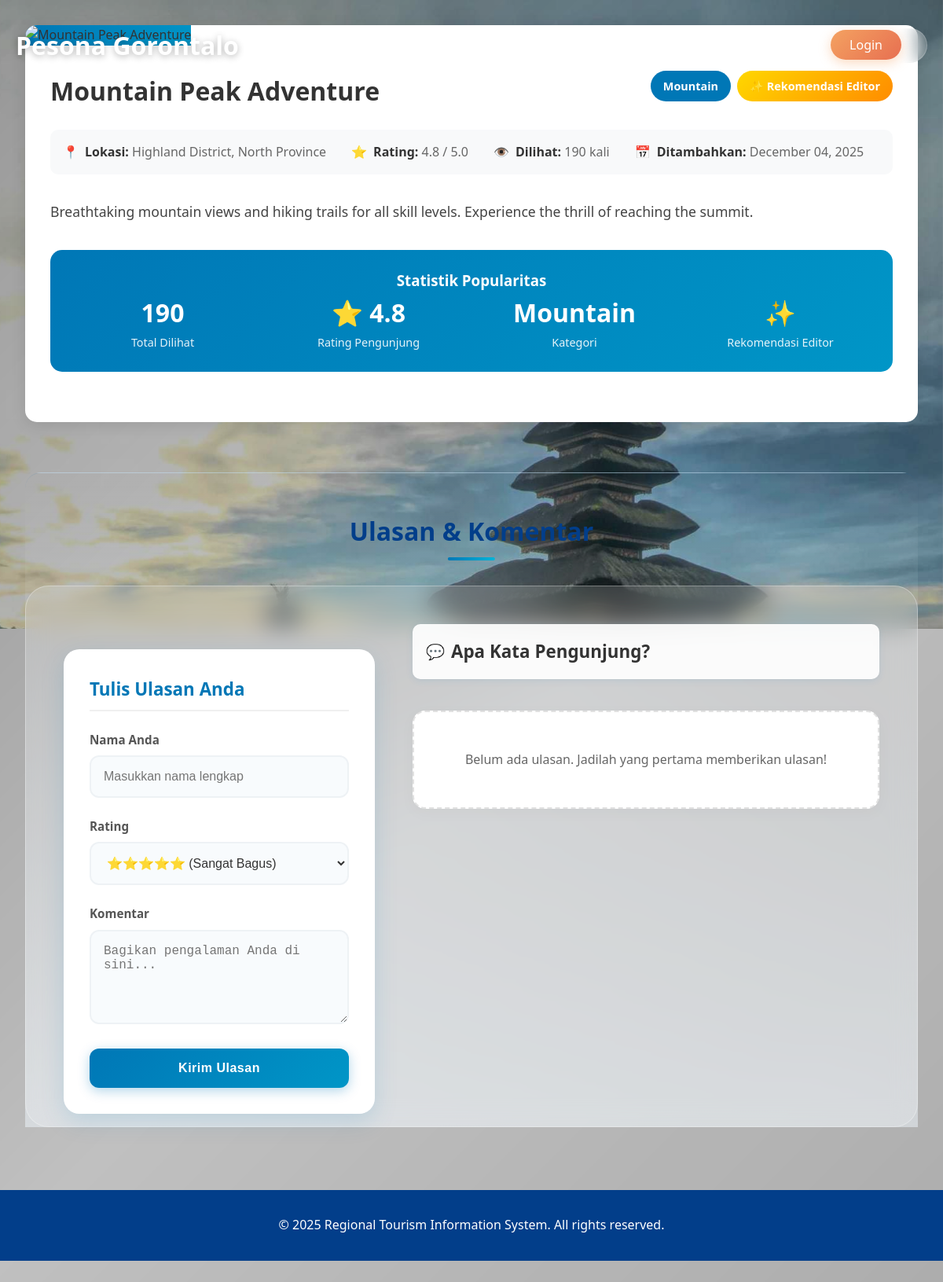
Screenshot of /detail.php?id=2 with the database file from the repository.
### tables this page shows
CREATE TABLE IF NOT EXISTS tourism_places (
    id INT AUTO_INCREMENT PRIMARY KEY,
    name VARCHAR(255) NOT NULL,
    description TEXT NOT NULL,
    location VARCHAR(255) NOT NULL,
    category VARCHAR(50) NOT NULL,
    rating DECIMAL(3,1) NOT NULL DEFAULT 3.0,
    image VARCHAR(255) DEFAULT NULL,
    is_featured TINYINT(1) NOT NULL DEFAULT 0 COMMENT '1=Rekomendasi Editor, 0=Tempat Biasa',
    views INT NOT NULL DEFAULT 0 COMMENT 'Jumlah halaman dilihat oleh pengunjung',
    created_at TIMESTAMP DEFAULT CURRENT_TIMESTAMP,
    updated_at TIMESTAMP DEFAULT CURRENT_TIMESTAMP ON UPDATE CURRENT_TIMESTAMP
);

### config/database.php (called while the page is built, shortened)
<?php
class Database {
    private $host = 'localhost';
    private $username = 'root';
    private $password = '';
    private $database = 'tourism_db';
    public function __construct() {
        $this->conn = new mysqli($this->host, $this->username, $this->password, $this->database);
    }
}
?>

### includes/functions.php (called while the page is built, shortened)
<?php
function format_date($date) {
    return date('F d, Y', strtotime($date));
}
?>

### detail.php (the view, shortened to what this page needs)
<?php
require_once 'config/database.php';
require_once 'includes/functions.php';
$db = new Database();
$place_id = isset($_GET['id']) ? (int)$_GET['id'] : 0;
$query = "SELECT * FROM tourism_places WHERE id = ?";
$stmt = $db->conn->prepare($query);
$stmt->bind_param("i", $place_id);
$stmt->execute();
$result = $stmt->get_result();
$place = $result->fetch_assoc();
$update_views_query = "UPDATE tourism_places SET views = views + 1 WHERE id = ?";
$update_stmt = $db->conn->prepare($update_views_query);
$update_stmt->bind_param("i", $place_id);
if ($update_stmt->execute()) {
    $place['views']++;
    $view_incremented = true;
} else {
    $view_incremented = false;
}
$comments_query = "SELECT * FROM comments WHERE place_id = ? ORDER BY created_at DESC";
$stmt_comments = $db->conn->prepare($comments_query);
$stmt_comments->bind_param("i", $place_id);
$stmt_comments->execute();
$comments_result = $stmt_comments->get_result();
?>
<!DOCTYPE html>
<html lang="id">
<head>
    <link rel="stylesheet" href="assets/css/style.css">
</head>
<body>
    <header>
        <div class="container">
            <div class="header-content">
                <div class="logo">
                    <h1>Pesona Gorontalo</h1>
                </div>
                <nav>
                    <ul>
                        <li><a href="index.php">← Kembali</a></li>
                        <li><a href="contact.php">Buku Tamu</a></li>
                        <li><a href="admin/login.php" class="btn-nav-login">Login</a></li>
                    </ul>
                </nav>
            </div>
        </div>
    </header>
    <main>
        <div class="detail-container">
            <div class="detail-header">
                <?php if (!empty($place['image'])): ?>
                    <img src="assets/images/<?php echo htmlspecialchars($place['image']); ?>"
                         alt="<?php echo htmlspecialchars($place['name']); ?>"
                         class="detail-image"
                         onerror="this.src='assets/images/default-place.jpg'">
                <?php else: ?>
                    <div class="detail-image" style="display: flex; align-items: center; justify-content: center; color: white; font-size: 3rem;">
                        🏞️
                    </div>
                <?php endif; ?>
                <div class="detail-content">
                    <div class="detail-title">
                        <h1><?php echo htmlspecialchars($place['name']); ?></h1>
                        <div class="detail-badges">
                            <span class="badge badge-category">
                                <?php echo htmlspecialchars(ucfirst($place['category'])); ?>
                            </span>
                            <?php if ($place['is_featured'] == 1): ?>
                                <span class="badge badge-featured">✨ Rekomendasi Editor</span>
                            <?php endif; ?>
                        </div>
                    </div>
                    <div class="detail-meta">
                        <div class="meta-item">
                            <span>📍</span>
                            <div>
                                <strong>Lokasi:</strong>
                                <?php echo htmlspecialchars($place['location']); ?>
                            </div>
                        </div>
                        <div class="meta-item">
                            <span>⭐</span>
                            <div>
                                <strong>Rating:</strong>
                                <?php echo number_format($place['rating'], 1); ?> / 5.0
                            </div>
                        </div>
                        <div class="meta-item">
                            <span>👁️</span>
                            <div class="<?php echo $view_incremented ? 'views-highlight' : ''; ?>">
                                <strong>Dilihat:</strong>
                                <?php
                                    echo number_format($place['views'], 0, ',', '.');
                                ?> kali
                            </div>
                        </div>
                        <div class="meta-item">
                            <span>📅</span>
                            <div>
                                <strong>Ditambahkan:</strong>
                                <?php echo format_date($place['created_at']); ?>
                            </div>
                        </div>
                    </div>
                    <div class="detail-description">
                        <?php echo nl2br(htmlspecialchars($place['description'])); ?>
                    </div>
                    <div class="detail-stats">
                        <h3>Statistik Popularitas</h3>
                        <div class="stats-grid">
                            <div class="stat-item">
                                <span class="stat-number"><?php echo number_format($place['views'], 0, ',', '.'); ?></span>
                                <span class="stat-label">Total Dilihat</span>
                            </div>
                            <div class="stat-item">
                                <span class="stat-number">⭐ <?php echo number_format($place['rating'], 1); ?></span>
                                <span class="stat-label">Rating Pengunjung</span>
                            </div>
                            <div class="stat-item">
                                <span class="stat-number"><?php echo htmlspecialchars(ucfirst($place['category'])); ?></span>
                                <span class="stat-label">Kategori</span>
                            </div>
                            <?php if ($place['is_featured'] == 1): ?>
                                <div class="stat-item">
                                    <span class="stat-number">✨</span>
                                    <span class="stat-label">Rekomendasi Editor</span>
                                </div>
                            <?php endif; ?>
                        </div>
                    </div>
                </div>
            </div>
            <div class="comments-section">
                <h3>Ulasan & Komentar</h3>
                <div class="comments-container">
                    <div class="comment-form-card">
                        <h4>Tulis Ulasan Anda</h4>
                        <form action="" method="POST" class="comment-form">
                            <div class="form-group">
                                <label for="name">Nama Anda</label>
                                <input type="text" id="name" name="name" required placeholder="Masukkan nama lengkap">
                            </div>
                            <div class="form-group">
                                <label for="rating">Rating</label>
                                <select id="rating" name="rating" required>
                                    <option value="5">⭐⭐⭐⭐⭐ (Sangat Bagus)</option>
                                </select>
                            </div>
                            <div class="form-group">
                                <label for="comment">Komentar</label>
                                <textarea id="comment" name="comment" required placeholder="Bagikan pengalaman Anda di sini..."></textarea>
                            </div>
                            <button type="submit" name="submit_comment" class="btn btn-primary">Kirim Ulasan</button>
                        </form>
                    </div>
                    <div class="comments-list">
                        <h4>Apa Kata Pengunjung?</h4>
                        <?php if ($comments_result->num_rows > 0): ?>
                            <?php while ($comment = $comments_result->fetch_assoc()): ?>
                                <div class="comment-card">
                                    <div class="comment-header">
                                        <div class="comment-avatar">
                                            <?php echo strtoupper(substr($comment['name'], 0, 1)); ?>
                                        </div>
                                        <div class="comment-meta">
                                            <div class="comment-name"><?php echo htmlspecialchars($comment['name']); ?></div>
                                            <div class="comment-date"><?php echo format_date($comment['created_at']); ?></div>
                                        </div>
                                        <div class="comment-rating">
                                            <?php for($i=1; $i<=5; $i++): ?>
                                                <span class="star"><?php echo $i <= $comment['rating'] ? '★' : '☆'; ?></span>
                                            <?php endfor; ?>
                                        </div>
                                    </div>
                                    <div class="comment-body">
                                        <?php echo nl2br(htmlspecialchars($comment['comment'])); ?>
                                    </div>
                                </div>
                            <?php endwhile; ?>
                        <?php else: ?>
                            <div class="no-comments">
                                <p>Belum ada ulasan. Jadilah yang pertama memberikan ulasan!</p>
                            </div>
                        <?php endif; ?>
                    </div>
                </div>
            </div>
        </div>
    </main>
    <footer>
        <div class="container">
            <p>&copy; <?php echo date('Y'); ?> Regional Tourism Information System. All rights reserved.</p>
        </div>
    </footer>
</body>
</html>

### detail.php (style rules this page uses)
.detail-container { max-width: 1200px; margin: 0 auto; padding: 2rem; }
.detail-header { background: white; border-radius: 15px; overflow: hidden; box-shadow: 0 4px 20px rgba(0,0,0,0.1); margin-bottom: 2rem; }
.detail-image { width: 100%; height: 400px; object-fit: cover; background: linear-gradient(135deg, #0077B6, #0096C7); }
.detail-content { padding: 2rem; }
.detail-title { display: flex; justify-content: space-between; align-items: start; margin-bottom: 1rem; flex-wrap: wrap; gap: 1rem; }
.detail-title h1 { color: #333; margin: 0; flex: 1; }
.detail-badges { display: flex; gap: 0.5rem; flex-wrap: wrap; }
.badge { display: inline-block; padding: 0.5rem 1rem; border-radius: 20px; font-size: 0.9rem; font-weight: bold; color: white; }
.badge-category { background: #0077B6; }
.badge-featured { background: linear-gradient(135deg, #ffd700, #ff8c00); }
.detail-meta { display: flex; gap: 2rem; margin: 1.5rem 0; padding: 1rem; background: #f8f9fa; border-radius: 10px; flex-wrap: wrap; }
.meta-item { display: flex; align-items: center; gap: 0.5rem; color: #666; }
.meta-item strong { color: #333; }
.detail-description { font-size: 1.1rem; line-height: 1.8; color: #444; margin: 2rem 0; text-align: justify; }
.detail-stats { background: linear-gradient(135deg, #0077B6, #0096C7); color: white; padding: 1.5rem; border-radius: 15px; margin: 2rem 0; text-align: center; }
.stats-grid { display: grid; grid-template-columns: repeat(auto-fit, minmax(150px, 1fr)); gap: 1.5rem; }
.stat-item { text-align: center; }
.stat-number { font-size: 2rem; font-weight: bold; display: block; }
.stat-label { font-size: 0.9rem; opacity: 0.9; }

### rows the page displays
tourism_places: name "Mountain Peak Adventure", category "Mountain", location "Highland District, North Province", rating "4.8", created_at "December 04, 2025", description "Breathtaking mountain views and hiking trails for all skill levels. Experience the thrill of reaching the summit."

### other values shown
$place['views'] "190"
